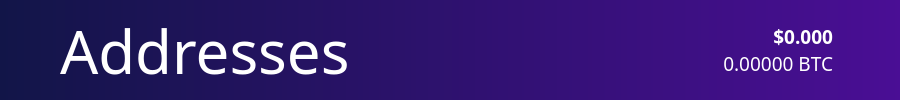
          <widget class="QFrame" name="NavBar">
           <property name="sizePolicy">
            <sizepolicy hsizetype="Preferred" vsizetype="Preferred">
             <horstretch>0</horstretch>
             <verstretch>0</verstretch>
            </sizepolicy>
           </property>
           <property name="minimumSize">
            <size>
             <width>900</width>
             <height>100</height>
            </size>
           </property>
           <property name="layoutDirection">
            <enum>Qt::LeftToRight</enum>
           </property>
           <property name="autoFillBackground">
            <bool>false</bool>
           </property>
           <property name="styleSheet">
            <string notr="true">background: QLinearGradient(x1: 0, y1: 0, x2: 1, y2: 0, stop: 0 #121548, stop: 1 #4a0e95);
border:0;
</string>
           </property>
           <property name="frameShape">
            <enum>QFrame::StyledPanel</enum>
           </property>
           <property name="frameShadow">
            <enum>QFrame::Raised</enum>
           </property>
           <layout class="QHBoxLayout" name="horizontalLayout_3">
            <property name="spacing">
             <number>0</number>
            </property>
            <property name="leftMargin">
             <number>60</number>
            </property>
            <property name="topMargin">
             <number>0</number>
            </property>
            <property name="rightMargin">
             <number>60</number>
            </property>
            <property name="bottomMargin">
             <number>0</number>
            </property>
            <item>
             <widget class="QLabel" name="label_2">
              <property name="sizePolicy">
               <sizepolicy hsizetype="Preferred" vsizetype="Preferred">
                <horstretch>0</horstretch>
                <verstretch>0</verstretch>
               </sizepolicy>
              </property>
              <property name="font">
               <font>
                <family>ZoinLight</family>
                <pointsize>45</pointsize>
               </font>
              </property>
              <property name="autoFillBackground">
               <bool>false</bool>
              </property>
              <property name="styleSheet">
               <string notr="true">color:white;
background-color: rgba(255, 255, 255,0);</string>
              </property>
              <property name="text">
               <string>Addresses</string>
              </property>
              <property name="indent">
               <number>0</number>
              </property>
             </widget>
            </item>
            <item>
             <layout class="QVBoxLayout" name="verticalLayout_5">
              <item>
               <widget class="QLabel" name="priceUSD">
                <property name="font">
                 <font>
                  <family>ZoinSemiBold</family>
                  <pointsize>14</pointsize>
                  <weight>75</weight>
                  <bold>true</bold>
                 </font>
                </property>
                <property name="styleSheet">
                 <string notr="true">background-color: rgb(0,0,0,0);
color: white;</string>
                </property>
                <property name="text">
                 <string>$0.000</string>
                </property>
                <property name="alignment">
                 <set>Qt::AlignBottom|Qt::AlignRight|Qt::AlignTrailing</set>
                </property>
               </widget>
              </item>
              <item>
               <widget class="QLabel" name="priceBTC">
                <property name="font">
                 <font>
                  <family>ZoinLight</family>
                  <pointsize>14</pointsize>
                 </font>
                </property>
                <property name="styleSheet">
                 <string notr="true">background-color: rgb(0,0,0,0);
color: white;</string>
                </property>
                <property name="text">
                 <string>0.00000 BTC</string>
                </property>
                <property name="alignment">
                 <set>Qt::AlignRight|Qt::AlignTop|Qt::AlignTrailing</set>
                </property>
               </widget>
              </item>
             </layout>
            </item>
            <item>
             <widget class="QLabel" name="label_5">
              <property name="sizePolicy">
               <sizepolicy hsizetype="Fixed" vsizetype="Fixed">
                <horstretch>0</horstretch>
                <verstretch>0</verstretch>
               </sizepolicy>
              </property>
              <property name="styleSheet">
               <string notr="true">background: rgb(0,0,0,0);</string>
              </property>
              <property name="text">
               <string/>
              </property>
              <property name="pixmap">
               <pixmap resource="../bitcoin.qrc">:/icons/Exports_45</pixmap>
              </property>
             </widget>
            </item>
           </layout>
          </widget>
